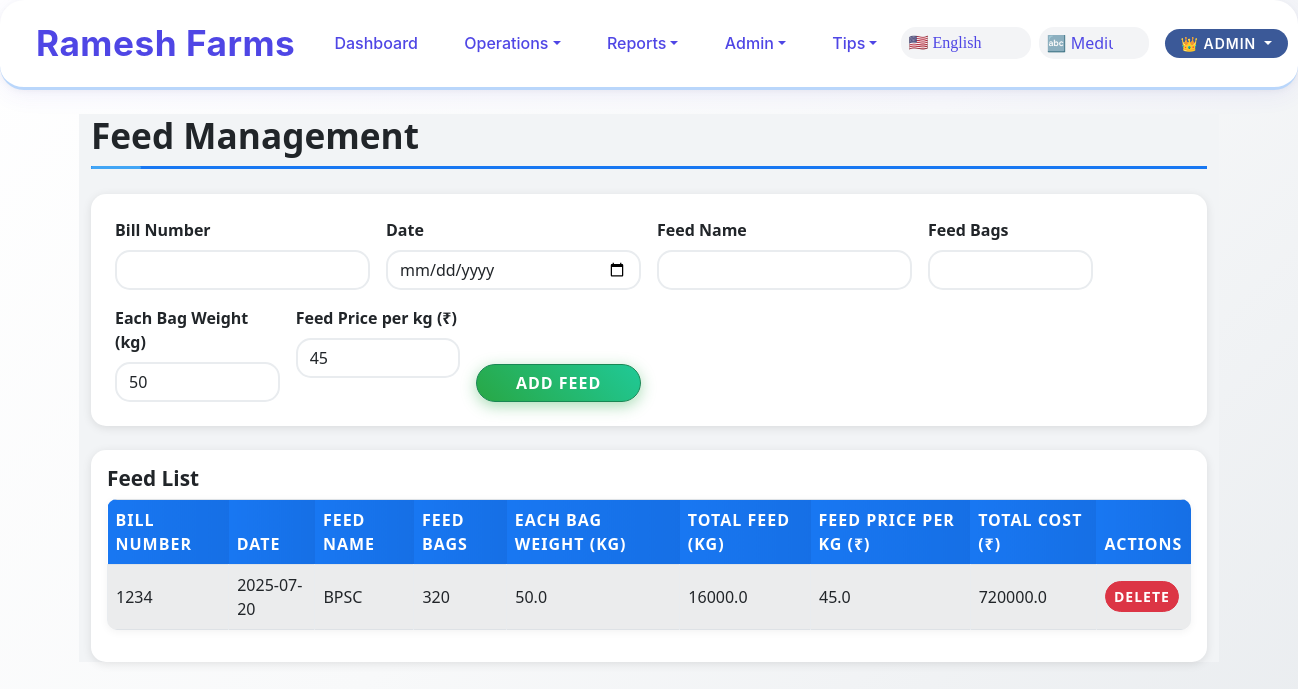
The page /feed_management (signed in) on the database as committed earlier.
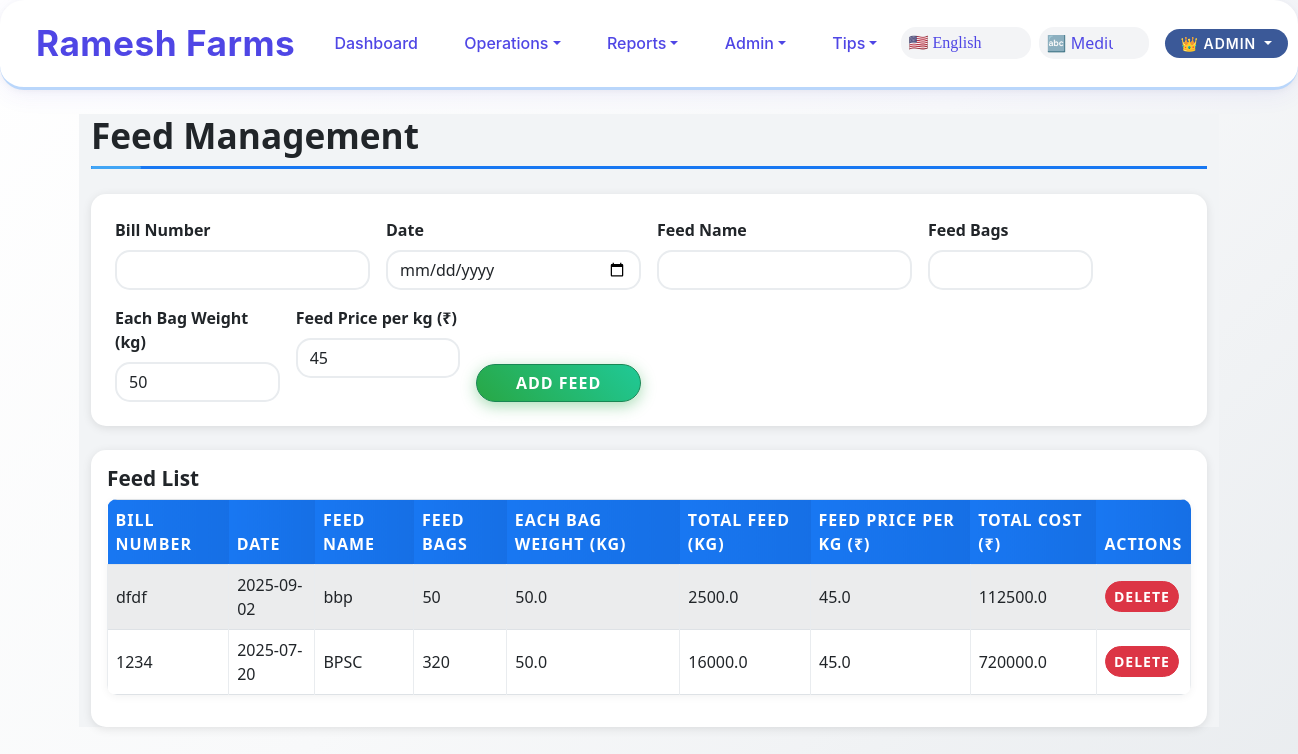
The same page on the database as committed later.
### app.py (models this page shows)
class Feed(db.Model):
    id = db.Column(db.Integer, primary_key=True)
    cycle_id = db.Column(db.Integer, nullable=True)  # Allow null for existing data
    bill_number = db.Column(db.String(50))
    date = db.Column(db.String(20))
    feed_name = db.Column(db.String(120))
    feed_bags = db.Column(db.Integer, default=0)
    bag_weight = db.Column(db.Float, default=50.0)
    total_feed_kg = db.Column(db.Float, default=0.0)
    price_per_kg = db.Column(db.Float, default=0.0)
    total_cost = db.Column(db.Float, default=0.0)
    feed_ext1 = db.Column(db.String(500), nullable=True)  # For feed management screen extensions
    feed_ext2 = db.Column(db.String(500), nullable=True)
    feed_ext3 = db.Column(db.Float, nullable=True)
    feed_ext4 = db.Column(db.Float, nullable=True)

### app.py (the view, shortened to what this page needs)
@app.route('/feed_management', methods=['GET', 'POST'])
@login_required
def feed_management():
    cycle = get_active_cycle()
    if not cycle:
        return redirect(url_for('setup'))
    feeds = Feed.query.filter_by(cycle_id=cycle.id).order_by(Feed.date.desc()).all()
    total_cost = sum(f.total_cost for f in feeds)
    return render_template('feed_management.html', feeds=feeds, total_cost=total_cost, cycle=cycle)

### app.py (called while the page is built)
def login_required(f):
    @wraps(f)
    def decorated_function(*args, **kwargs):
        if 'user_id' not in session:
            return redirect(url_for('login'))
        return f(*args, **kwargs)
    return decorated_function

def get_active_cycle():
    return Cycle.query.filter_by(status='active').order_by(Cycle.id.desc()).first()

### templates/feed_management.html (shortened to what this page needs)
{% extends 'base.html' %}
{% block content %}
<h2 data-i18n="feed_management_title">Feed Management</h2>
<div class="card p-4 mb-4">
  <form method="POST" class="row g-3">
    <div class="col-md-3">
      <label for="bill_number" class="form-label" data-i18n="feed_bill_no">Bill Number</label>
      <input id="bill_number" name="bill_number" type="text" class="form-control" required>
    </div>
    <div class="col-md-3">
      <label for="date" class="form-label" data-i18n="feed_date">Date</label>
      <input id="date" name="date" type="date" class="form-control" value="{{ current_date }}" required>
    </div>
    <div class="col-md-3">
      <label for="feed_name" class="form-label" data-i18n="feed_name">Feed Name</label>
      <input id="feed_name" name="feed_name" type="text" class="form-control" required>
    </div>
    <div class="col-md-2">
      <label for="feed_bags" class="form-label" data-i18n="feed_bags">Feed Bags</label>
      <input id="feed_bags" name="feed_bags" type="number" min="1" class="form-control" required>
    </div>
    <div class="col-md-2">
      <label for="bag_weight" class="form-label" data-i18n="feed_bag_weight">Each Bag Weight (kg)</label>
      <input id="bag_weight" name="bag_weight" type="number" step="0.01" class="form-control" value="50" required>
    </div>
    <div class="col-md-2">
      <label for="price_per_kg" class="form-label" data-i18n="feed_price_per_kg">Feed Price per kg (₹)</label>
      <input id="price_per_kg" name="price_per_kg" type="number" step="0.01" class="form-control" value="45" required>
    </div>
    <div class="col-md-2 align-self-end">
      <button type="submit" class="btn btn-success w-100" data-i18n="feed_add_btn">Add Feed</button>
    </div>
  </form>
</div>
<div class="card">
  <div class="card-body">
    <h5 data-i18n="feed_list_header">Feed List</h5>
    <div class="d-none d-md-block">
      <table class="table table-bordered table-striped">
        <thead>
          <tr>
            <th data-i18n="feed_bill_no">Bill No</th>
            <th data-i18n="feed_date">Date</th>
            <th data-i18n="feed_name">Feed Name</th>
            <th data-i18n="feed_bags">Bags</th>
            <th data-i18n="feed_bag_weight">Bag Weight (kg)</th>
            <th data-i18n="feed_total_feed">Total Feed (kg)</th>
            <th data-i18n="feed_price_per_kg">Price/kg (₹)</th>
            <th data-i18n="feed_total_cost">Total Cost (₹)</th>
            <th data-i18n="actions">Actions</th>
          </tr>
        </thead>
        <tbody>
          {% for feed in feeds %}
          <tr>
            <td>{{ feed.bill_number }}</td>
            <td>{{ feed.date }}</td>
            <td>{{ feed.feed_name }}</td>
            <td>{{ feed.feed_bags }}</td>
            <td>{{ feed.bag_weight }}</td>
            <td>{{ feed.total_feed_kg }}</td>
            <td>{{ feed.price_per_kg }}</td>
            <td>{{ feed.total_cost }}</td>
            <td>
              <button type="button" class="btn btn-sm btn-danger" onclick="deleteFeed({{ feed.id }}, '{{ feed.feed_name }}', '{{ feed.bill_number }}')" data-i18n="delete" title="Delete Feed Entry">
              </button>
            </td>
          </tr>
          {% endfor %}
        </tbody>
      </table>
    </div>
  </div>
</div>
{% endblock %}

Rows that differ between the two databases and show on the page:
added Feed: bill_number "dfdf", date "2025-09-02", feed_name "bbp", feed_bags "50", bag_weight "50.0", total_feed_kg "2500.0", price_per_kg "45.0", total_cost "112500.0"
